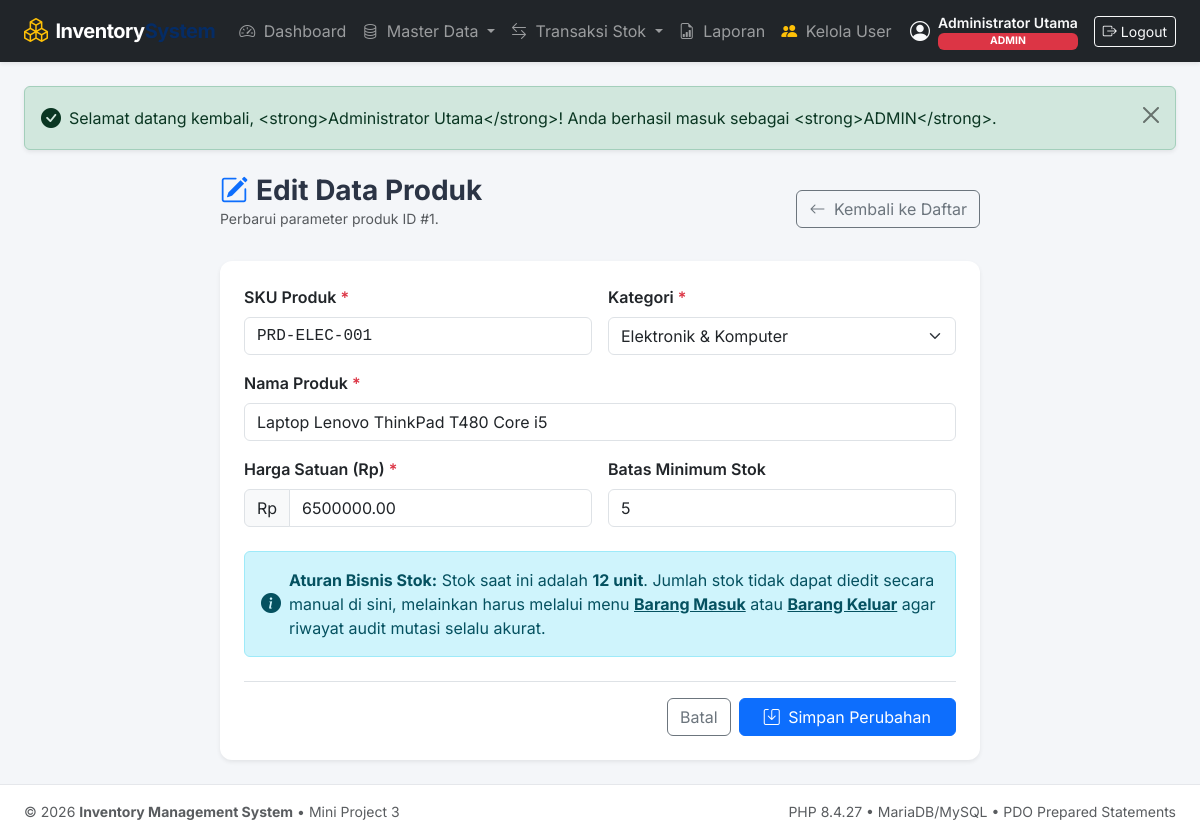
The page /products/edit.php?id=1 (signed in) on the database its author committed.
### tables this page shows
CREATE TABLE `products` (
    `id` INT AUTO_INCREMENT PRIMARY KEY,
    `category_id` INT NOT NULL,
    `sku` VARCHAR(50) NOT NULL UNIQUE,
    `name` VARCHAR(150) NOT NULL,
    `price` DECIMAL(12,2) NOT NULL,
    `stock` INT NOT NULL DEFAULT 0,
    `minimum_stock` INT NOT NULL DEFAULT 5,
    `created_at` TIMESTAMP DEFAULT CURRENT_TIMESTAMP,
    `updated_at` TIMESTAMP DEFAULT CURRENT_TIMESTAMP ON UPDATE CURRENT_TIMESTAMP,
    CONSTRAINT `fk_products_category` 
        FOREIGN KEY (`category_id`) REFERENCES `categories` (`id`) 
        ON DELETE RESTRICT ON UPDATE CASCADE
);

CREATE TABLE `categories` (
    `id` INT AUTO_INCREMENT PRIMARY KEY,
    `name` VARCHAR(100) NOT NULL UNIQUE,
    `description` TEXT NULL,
    `created_at` TIMESTAMP DEFAULT CURRENT_TIMESTAMP
);

### helpers/escape.php (called while the page is built, shortened)
<?php
if (!function_exists('e')) {
    function e($string): string
    {
        return htmlspecialchars((string)($string ?? ''), ENT_QUOTES, 'UTF-8');
    }
}
if (!function_exists('base_url')) {
    function base_url(string $path = ''): string
    {
        $scriptName = $_SERVER['SCRIPT_NAME'] ?? '';
        $pos = strpos($scriptName, '/public/');
        if ($pos !== false) {
            $base = substr($scriptName, 0, $pos + 8);
        } else if (substr($scriptName, -10) === '/public.php' || substr($scriptName, -7) === '/public') {
            $base = dirname($scriptName) . '/public/';
        } else {
            $dir = dirname($scriptName);
            $base = ($dir === '/' || $dir === '\\') ? '/' : rtrim($dir, '/\\') . '/';
            if (strpos($base, '/products/') !== false || strpos($base, '/stock/') !== false ||
                strpos($base, '/categories/') !== false || strpos($base, '/suppliers/') !== false ||
                strpos($base, '/product-suppliers/') !== false || strpos($base, '/users/') !== false ||
                strpos($base, '/reports/') !== false) {
                $base = preg_replace('#/(products|stock|categories|suppliers|product-suppliers|users|reports)/.*#', '/', $base);
            }
        }
        $base = rtrim($base, '/') . '/';
        return $base . ltrim($path, '/');
    }
}

### public/products/edit.php (the view, shortened to what this page needs)
<?php
require_once __DIR__ . '/../../config/database.php';
require_once __DIR__ . '/../../helpers/escape.php';
require_once __DIR__ . '/../../helpers/flash.php';
$id = (int)($_GET['id'] ?? 0);
$stmt = $pdo->prepare("SELECT * FROM products WHERE id = :id");
$stmt->execute(['id' => $id]);
$product = $stmt->fetch();
$categories = $pdo->query("SELECT id, name FROM categories ORDER BY name ASC")->fetchAll();
$sku = $product['sku'];
$name = $product['name'];
$categoryId = $product['category_id'];
$price = $product['price'];
$minStock = $product['minimum_stock'];
require __DIR__ . '/../../views/header.php';
?>
<div class="row justify-content-center">
    <div class="col-lg-8">
        <div class="d-flex justify-content-between align-items-center mb-3">
            <div>
                <h3 class="fw-bold mb-0"><i class="bi bi-pencil-square text-primary me-2"></i>Edit Data Produk</h3>
                <p class="text-muted small">Perbarui parameter produk ID #<?= $id ?>.</p>
            </div>
            <a href="index.php" class="btn btn-outline-secondary">
                <i class="bi bi-arrow-left me-1"></i> Kembali ke Daftar
            </a>
        </div>
        <div class="card shadow-sm border-0">
            <div class="card-body p-4">
                <form method="POST" action="edit.php?id=<?= $id ?>" novalidate>
                    <div class="row g-3">
                        <div class="col-md-6">
                            <label for="sku" class="form-label fw-semibold">SKU Produk <span class="text-danger">*</span></label>
                            <input type="text" class="form-control font-monospace" id="sku" name="sku" value="<?= e($sku) ?>" required>
                        </div>
                        <div class="col-md-6">
                            <label for="category_id" class="form-label fw-semibold">Kategori <span class="text-danger">*</span></label>
                            <select class="form-select" id="category_id" name="category_id" required>
                                <?php foreach ($categories as $cat): ?>
                                    <option value="<?= $cat['id'] ?>" <?= ((int)$categoryId === (int)$cat['id']) ? 'selected' : '' ?>>
                                        <?= e($cat['name']) ?>
                                    </option>
                                <?php endforeach; ?>
                            </select>
                        </div>
                        <div class="col-12">
                            <label for="name" class="form-label fw-semibold">Nama Produk <span class="text-danger">*</span></label>
                            <input type="text" class="form-control" id="name" name="name" value="<?= e($name) ?>" required>
                        </div>
                        <div class="col-md-6">
                            <label for="price" class="form-label fw-semibold">Harga Satuan (Rp) <span class="text-danger">*</span></label>
                            <div class="input-group">
                                <span class="input-group-text">Rp</span>
                                <input type="number" step="1000" min="0" class="form-control" id="price" name="price" value="<?= e($price) ?>" required>
                            </div>
                        </div>
                        <div class="col-md-6">
                            <label for="minimum_stock" class="form-label fw-semibold">Batas Minimum Stok</label>
                            <input type="number" min="0" class="form-control" id="minimum_stock" name="minimum_stock" value="<?= e($minStock) ?>">
                        </div>
                        <div class="col-12">
                            <div class="alert alert-info d-flex align-items-center mb-0 mt-2">
                                <i class="bi bi-info-circle-fill fs-5 me-2 flex-shrink-0"></i>
                                <div>
                                    <strong>Aturan Bisnis Stok:</strong> Stok saat ini adalah <strong><?= number_format($product['stock']) ?> unit</strong>. Jumlah stok tidak dapat diedit secara manual di sini, melainkan harus melalui menu <a href="<?= base_url('stock/in.php?product_id=' . $id) ?>" class="alert-link">Barang Masuk</a> atau <a href="<?= base_url('stock/out.php?product_id=' . $id) ?>" class="alert-link">Barang Keluar</a> agar riwayat audit mutasi selalu akurat.
                                </div>
                            </div>
                        </div>
                    </div>
                    <div class="d-flex justify-content-end gap-2 mt-4 pt-3 border-top">
                        <a href="index.php" class="btn btn-outline-secondary">Batal</a>
                        <button type="submit" class="btn btn-primary px-4">
                            <i class="bi bi-save me-1"></i> Simpan Perubahan
                        </button>
                    </div>
                </form>
            </div>
        </div>
    </div>
</div>
<?php require __DIR__ . '/../../views/footer.php'; ?>

### views/header.php (style rules this page uses)
body { font-family: 'Inter', -apple-system, BlinkMacSystemFont, "Segoe UI", Roboto, sans-serif; background-color: #f4f6f9; color: #2b3445; min-height: 100vh; display: flex; flex-direction: column; }
.card { border: 1px solid rgba(0,0,0,0.06); border-radius: 0.75rem; box-shadow: 0 0.125rem 0.25rem rgba(0,0,0,0.04); }

### rows shown on the page
products: sku "PRD-ELEC-001", category_id "Elektronik & Komputer", name "Laptop Lenovo ThinkPad T480 Core i5", price "6500000.00", minimum_stock "5", stock "12"

### other values the page prints
$user['full_name'] "Administrator Utama"
$role "ADMIN"
$msg['message'] "Selamat datang kembali, <strong>Administrator Utama</strong>! Anda berhasil masuk sebagai <strong>ADMIN</strong>."
$id "1"
PHP_VERSION "8.4.27"
